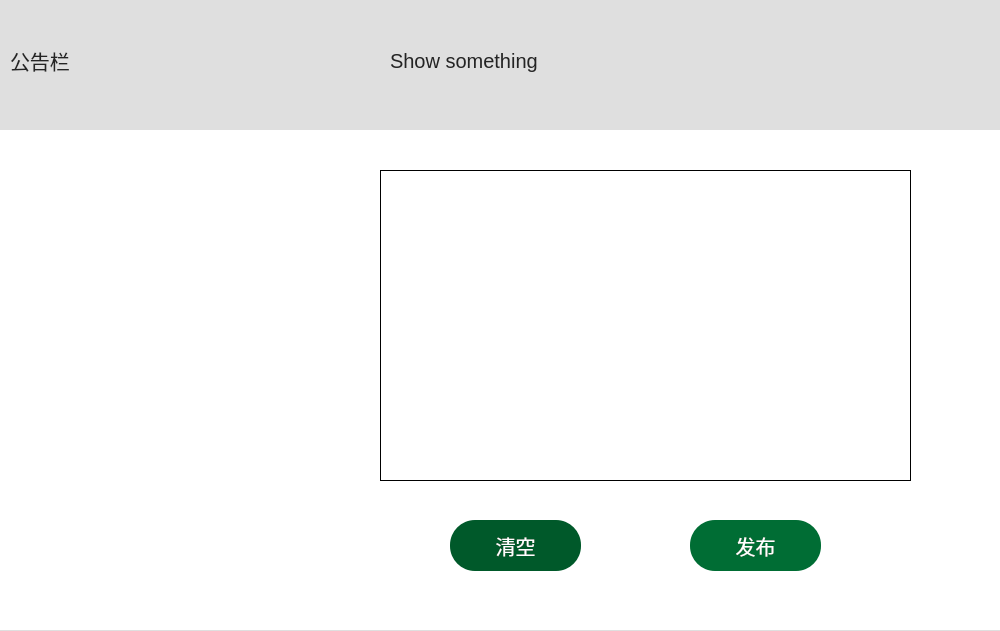
<?xml version="1.0" encoding="UTF-8"?>
<ui version="4.0">
 <class>Notification</class>
 <widget class="QWidget" name="Notification">
  <property name="geometry">
   <rect>
    <x>0</x>
    <y>0</y>
    <width>1000</width>
    <height>631</height>
   </rect>
  </property>
  <property name="windowTitle">
   <string>Form</string>
  </property>
  <widget class="QFrame" name="frame">
   <property name="geometry">
    <rect>
     <x>0</x>
     <y>0</y>
     <width>1000</width>
     <height>631</height>
    </rect>
   </property>
   <property name="styleSheet">
    <string notr="true">QFrame{
background-color:rgb(223, 223, 223);
border:sold 1px rgb(0, 0, 0);

}

QPushButton{
background:rgb(255, 255, 255);
border-style:outset;
border-radius:10px;
font-style:MingLiU-ExtB;
font-size:20px;
color:black;
}
QPushButton:pressed{
background-color:rgb(255, 255, 255);
border-style:inset;
font-style:MingLiU-ExtB;
}
QCheckBox{
background:rgba(85,170,255,0);
color:white;
font-style:MingLiU-ExtB;
}
QLabel{
color:rgb(36, 36, 36);
font-style:MingLiU-ExtB;
font-size:20px;
background-image:rgb(255, 255, 255);
}
QToolButton{
background:rgb(200, 198, 198);
border-style:outset;
border-radius:10px;
color:black;
}</string>
   </property>
   <property name="frameShape">
    <enum>QFrame::StyledPanel</enum>
   </property>
   <property name="frameShadow">
    <enum>QFrame::Raised</enum>
   </property>
   <widget class="QLabel" name="label_2">
    <property name="geometry">
     <rect>
      <x>390</x>
      <y>10</y>
      <width>501</width>
      <height>101</height>
     </rect>
    </property>
    <property name="styleSheet">
     <string notr="true">font: 35pt &quot;MV Boli&quot;;</string>
    </property>
    <property name="text">
     <string>Show something</string>
    </property>
   </widget>
   <widget class="QFrame" name="frame_2">
    <property name="geometry">
     <rect>
      <x>0</x>
      <y>130</y>
      <width>1000</width>
      <height>500</height>
     </rect>
    </property>
    <property name="styleSheet">
     <string notr="true">background-color:white;</string>
    </property>
    <property name="frameShape">
     <enum>QFrame::StyledPanel</enum>
    </property>
    <property name="frameShadow">
     <enum>QFrame::Raised</enum>
    </property>
    <widget class="QTextEdit" name="Notice">
     <property name="geometry">
      <rect>
       <x>380</x>
       <y>40</y>
       <width>531</width>
       <height>311</height>
      </rect>
     </property>
     <property name="styleSheet">
      <string notr="true">border:1px solid rgb(0, 0, 0);
color:black;
font: 13pt &quot;MV Boli&quot;;</string>
     </property>
     <property name="html">
      <string>&lt;!DOCTYPE HTML PUBLIC &quot;-//W3C//DTD HTML 4.0//EN&quot; &quot;http://www.w3.org/TR/REC-html40/strict.dtd&quot;&gt;
&lt;html&gt;&lt;head&gt;&lt;meta name=&quot;qrichtext&quot; content=&quot;1&quot; /&gt;&lt;style type=&quot;text/css&quot;&gt;
p, li { white-space: pre-wrap; }
&lt;/style&gt;&lt;/head&gt;&lt;body style=&quot; font-family:'MV Boli'; font-size:13pt; font-weight:400; font-style:normal;&quot;&gt;
&lt;p style=&quot;-qt-paragraph-type:empty; margin-top:0px; margin-bottom:0px; margin-left:0px; margin-right:0px; -qt-block-indent:0; text-indent:0px; font-size:9pt;&quot;&gt;&lt;br /&gt;&lt;/p&gt;&lt;/body&gt;&lt;/html&gt;</string>
     </property>
    </widget>
    <widget class="QPushButton" name="Clear">
     <property name="geometry">
      <rect>
       <x>450</x>
       <y>390</y>
       <width>131</width>
       <height>51</height>
      </rect>
     </property>
     <property name="styleSheet">
      <string notr="true">QPushButton{
border-radius:25px;
background-color:rgb(0, 89, 42);
color:rgb(255, 255, 255);
font: 12pt &quot;华文琥珀&quot;;
}</string>
     </property>
     <property name="text">
      <string>清空</string>
     </property>
    </widget>
    <widget class="QPushButton" name="Show">
     <property name="geometry">
      <rect>
       <x>690</x>
       <y>390</y>
       <width>131</width>
       <height>51</height>
      </rect>
     </property>
     <property name="styleSheet">
      <string notr="true">QPushButton{
border-radius:25px;
background-color:rgb(0, 109, 52);
color:rgb(255, 255, 255);
font: 12pt &quot;华文琥珀&quot;;
}</string>
     </property>
     <property name="text">
      <string>发布</string>
     </property>
    </widget>
    <widget class="QLabel" name="label_4">
     <property name="geometry">
      <rect>
       <x>10</x>
       <y>20</y>
       <width>280</width>
       <height>180</height>
      </rect>
     </property>
     <property name="styleSheet">
      <string notr="true">border-image:url(:/Picture/image1.jpg);</string>
     </property>
     <property name="text">
      <string/>
     </property>
    </widget>
    <widget class="QLabel" name="label_5">
     <property name="geometry">
      <rect>
       <x>190</x>
       <y>190</y>
       <width>170</width>
       <height>170</height>
      </rect>
     </property>
     <property name="styleSheet">
      <string notr="true">border-image:url(:/Picture/image2.jpg);</string>
     </property>
     <property name="text">
      <string/>
     </property>
    </widget>
    <widget class="QLabel" name="label_6">
     <property name="geometry">
      <rect>
       <x>30</x>
       <y>270</y>
       <width>170</width>
       <height>170</height>
      </rect>
     </property>
     <property name="styleSheet">
      <string notr="true">border-image:url(:/Picture/image3.jpg);</string>
     </property>
     <property name="text">
      <string/>
     </property>
    </widget>
   </widget>
   <widget class="QLabel" name="label_3">
    <property name="geometry">
     <rect>
      <x>10</x>
      <y>10</y>
      <width>221</width>
      <height>101</height>
     </rect>
    </property>
    <property name="styleSheet">
     <string notr="true">font: 35pt &quot;MV Boli&quot;;</string>
    </property>
    <property name="text">
     <string>公告栏</string>
    </property>
   </widget>
  </widget>
 </widget>
 <resources/>
 <connections/>
</ui>
